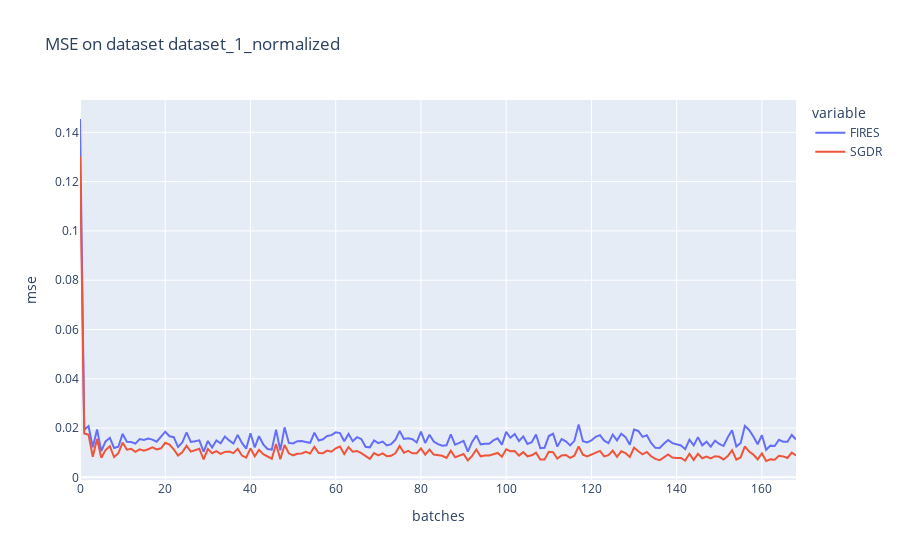

The cell this chart's notebook holds for it:
### Code cell
title = "MSE on dataset {}".format(dataset_name)
col_names = ["FIRES", "SGDR"]
d = {"FIRES":fires_cuda_mse, "SGDR":sgdr_mse}
df = pd.DataFrame(d, columns=col_names)
fig = px.line(df, y = col_names, title=title, labels={"index":"batches", "value":"mse"})
fig.show()

### Figure 1 — Plotly figure (JSON) as saved in the notebook; plotly's stock layout.template omitted (floating-point values rounded to 4 significant figures; data arrays with more than 128 entries replaced by an {"elided": "..."} marker saying what was removed)
{"data": [{"hovertemplate": "variable=FIRES<br>batches=%{x}<br>mse=%{y}<extra></extra>", "legendgroup": "FIRES", "line": {"color": "#636efa", "dash": "solid"}, "mode": "lines", "name": "FIRES", "orientation": "v", "showlegend": true, "type": "scatter", "x": {"elided": "169 int values"}, "xaxis": "x", "y": {"elided": "169 float values"}, "yaxis": "y"}, {"hovertemplate": "variable=SGDR<br>batches=%{x}<br>mse=%{y}<extra></extra>", "legendgroup": "SGDR", "line": {"color": "#EF553B", "dash": "solid"}, "mode": "lines", "name": "SGDR", "orientation": "v", "showlegend": true, "type": "scatter", "x": {"elided": "169 int values"}, "xaxis": "x", "y": {"elided": "169 float values"}, "yaxis": "y"}], "layout": {"legend": {"title": {"text": "variable"}, "tracegroupgap": 0}, "title": {"text": "MSE on dataset dataset_1_normalized"}, "xaxis": {"anchor": "y", "domain": [0, 1], "title": {"text": "batches"}}, "yaxis": {"anchor": "x", "domain": [0, 1], "title": {"text": "mse"}}}}
